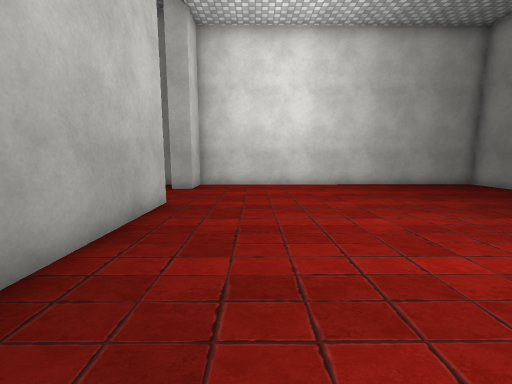
view 1 (above)

19 first-person views from a walk through a 3-D level made in the Unity game engine. The camera is 1.4 m above the floor, tilts 8° down and sees 90° across. The floor is counted in squares, 1 m on a side. Each view is taken from the middle of a square. On the plan, view 1 faces up. The plan holds only what a view shows up to about 13 squares ahead; the rest is blank. The place goes on beyond the plan. Some animated figures are not drawn. Some surface patterns are stand-ins.

view 2
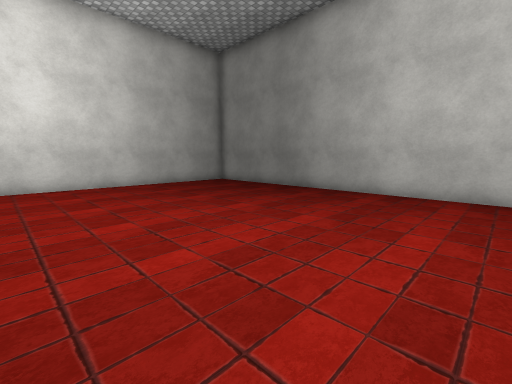

view 3
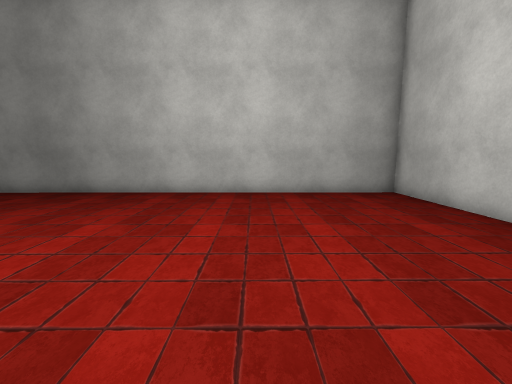

view 4
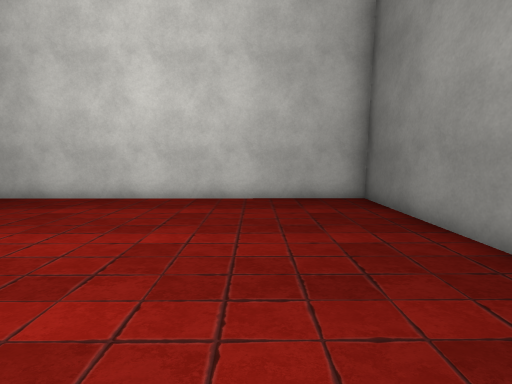

view 5
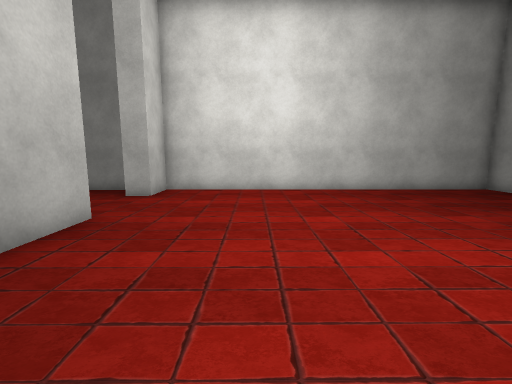

view 6
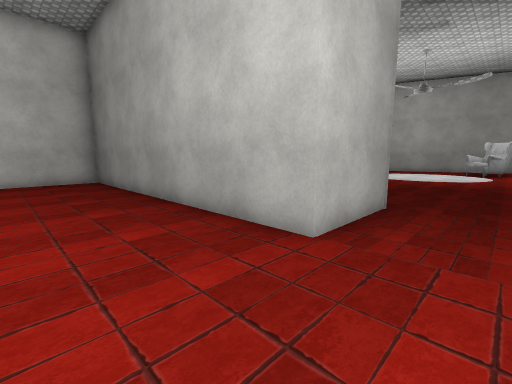

view 7
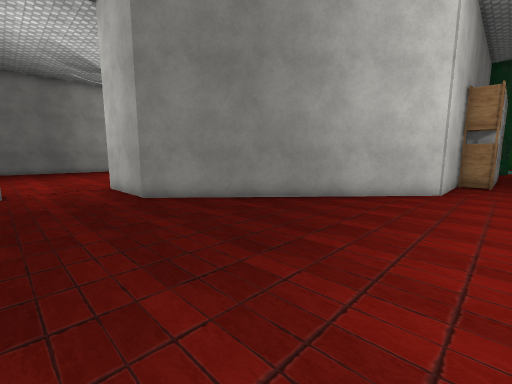

view 8
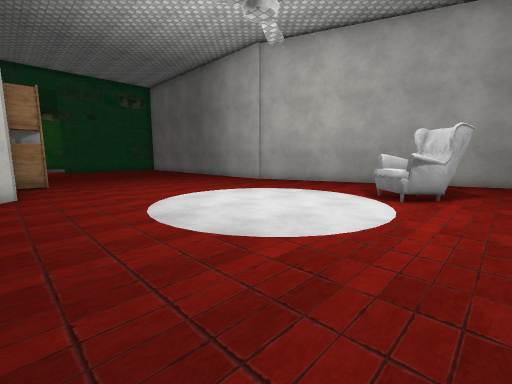

view 9
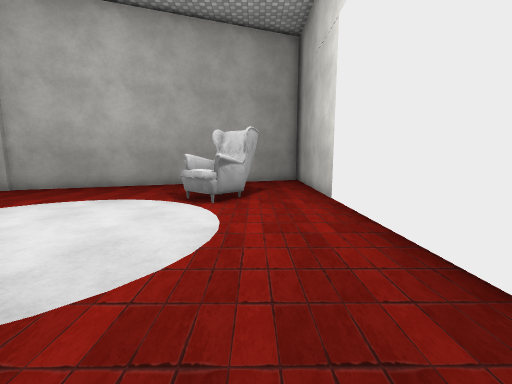

view 10
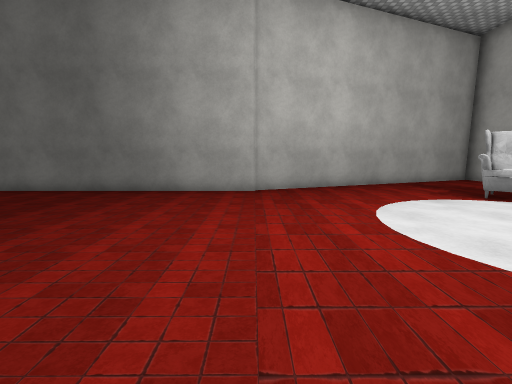

view 11
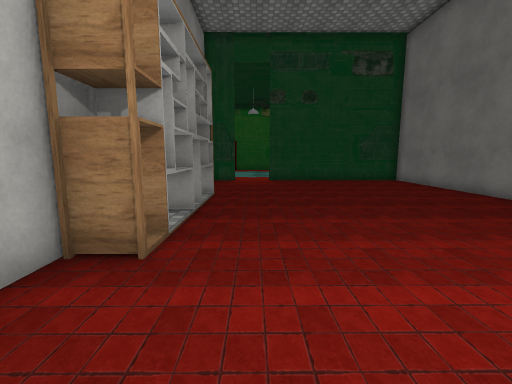

view 12
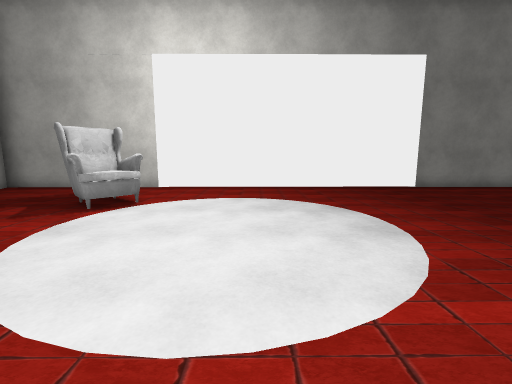

view 13
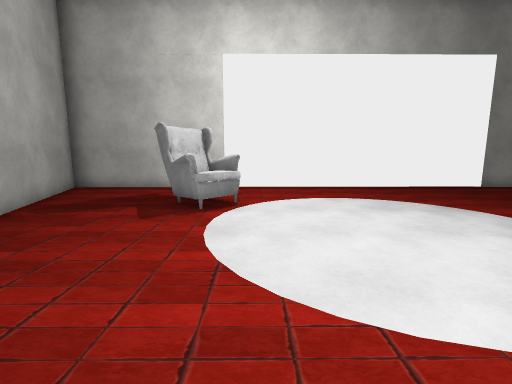

view 14
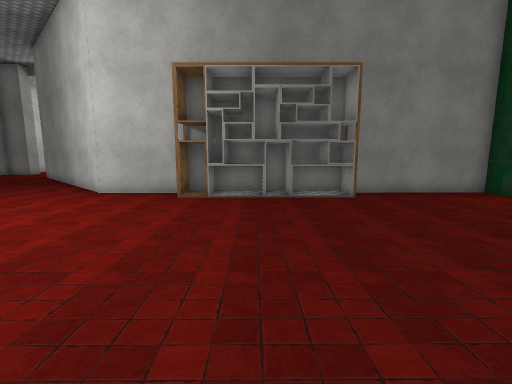

view 15
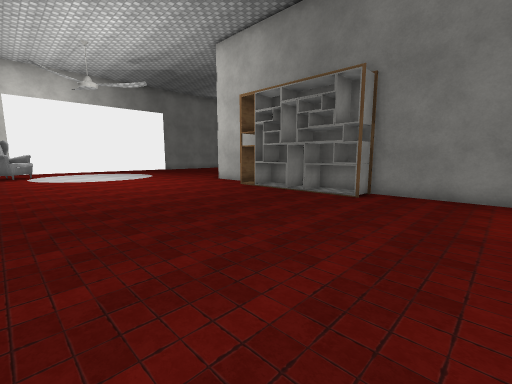

view 16
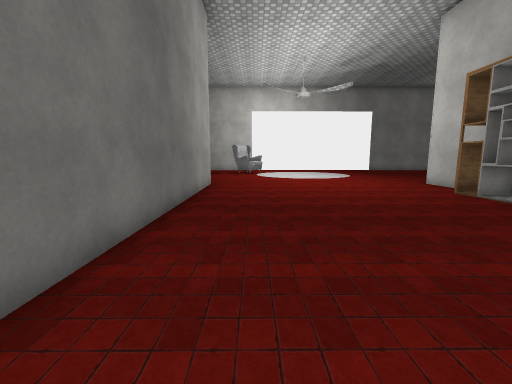

view 17
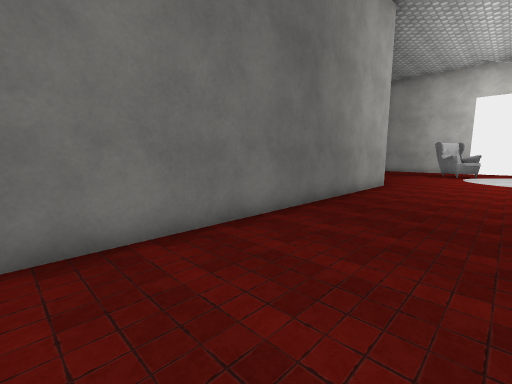

view 18
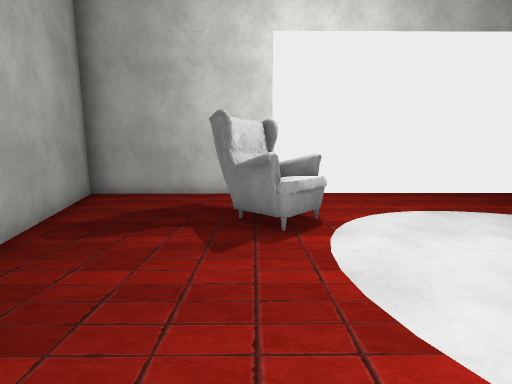

view 19
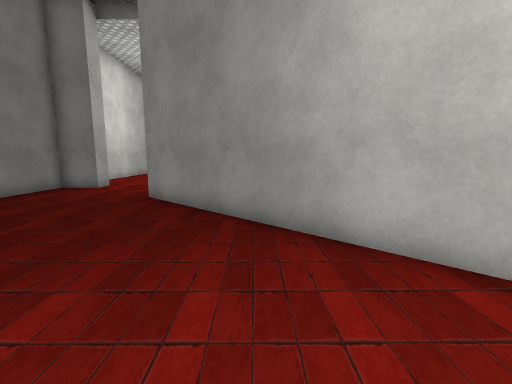

### Floor plan
Points are (right, up) in squares from view 1. A wall is a line through its corners. A room is listed if a view was taken in it or the views show most of it. See-through windows are left out.
Room 1 (views 1, 2, 3, 4, 5, 6)
walls: (-4.4, 7.7) (-2.7, 7.7) (-2.6, -5.5) (10.9, -5.4) (10.7, 12.8) (-2.8, 12.7) (-2.8, 11) (-3.7, 11)
ways out: opening at (-3.5, 9.5) to room 2
Room 2 (views 7, 8, 9, 10, 11, 12, 13, 14, 15, 16, 17, 18, 19)
walls: (-24.3, 0) (-24.2, -13.1); (-28.5, 10.8) (-24.5, 0); (-13.2, -13.6) (-13.3, 0) (-6.3, 7.6) (-4.4, 7.7); (-3.7, 11) (-3.7, 12.7) (-28.6, 12.5)
ways out: opening at (-3.5, 9.5) to room 1
objects: armchair (-24, 8) to (-22, 10); bookshelf (-14, -9) to (-14, -3)

Where each view was taken, in squares from view 1:
view 1: 0 up, 0 right, facing up
view 2: 0 up, 1 right, facing up-right
view 3: 0 up, 1 right, facing right
view 4: 3 up, 1 right, facing down
view 5: 2 up, 1 right, facing up
view 6: 10 up, 1 right, facing down-left
view 7: 11 up, 15 left, facing down-right
view 8: 11 up, 13 left, facing down-left
view 9: 10 up, 14 left, facing left
view 10: 0 up, 14 left, facing left
view 11: 0 up, 16 left, facing down
view 12: 1 up, 18 left, facing up
view 13: 1 up, 21 left, facing up
view 14: 6 down, 23 left, facing right
view 15: 13 down, 23 left, facing up-right
view 16: 13 down, 22 left, facing up
view 17: 13 down, 20 left, facing up-left
view 18: 3 up, 23 left, facing up
view 19: 4 up, 15 left, facing right
